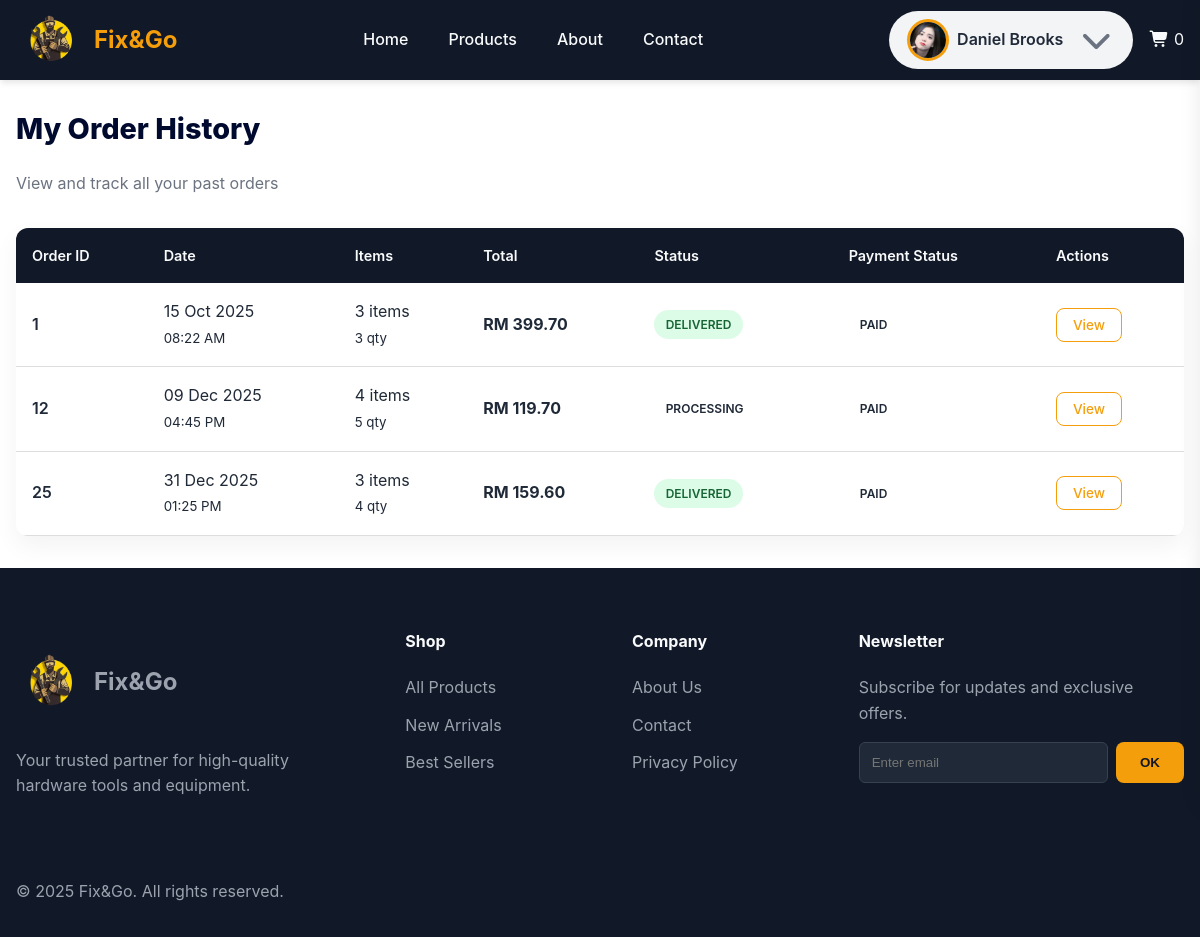
The app's page /pages/order/member-order-history.php (signed in) with its own data.
### tables this page shows
CREATE TABLE `orders` (
  `order_id` int(11) NOT NULL,
  `user_id` varchar(12) NOT NULL,
  `order_at` timestamp NOT NULL DEFAULT current_timestamp(),
  `deliver_at` date DEFAULT NULL,
  `payment_status` enum('Pending','Paid','Failed','Refunded') NOT NULL,
  `status` enum('Pending','Processing','Shipping','Delivered','Cancelled') NOT NULL,
  `total_price` decimal(10,2) NOT NULL,
  `utilize_point` tinyint(1) NOT NULL DEFAULT 0,
  `address_id` int(11) NOT NULL
);

### DAO/order-dao.php (called while the page is built, shortened)
<?php
function getMemberOrderHistory($user_id)
{
    global $_db;
    try {
        $sql = "SELECT
                    o.order_id,
                    DATE_FORMAT(o.order_at, '%d %b %Y') AS order_date,
                    DATE_FORMAT(o.order_at, '%h:%i %p') AS order_time,
                    o.total_price,
                    o.payment_status,
                    o.status,
                    COUNT(DISTINCT oi.product_id) AS total_items,
                    SUM(oi.qty) AS total_quantity
                FROM orders o
                LEFT JOIN orderitem oi ON o.order_id = oi.order_id
                LEFT JOIN payment p ON o.order_id = p.order_id
                LEFT JOIN address a ON o.address_id = a.address_id
                WHERE o.user_id = ?
                GROUP BY o.order_id
                ORDER BY o.order_at ASC";
        $stmt = $_db->prepare($sql);
        $stmt->execute([$user_id]);
        return $stmt->fetchAll(PDO::FETCH_OBJ);
    } catch (PDOException $e) {
        error_log("Get Member Order History Error: " . $e->getMessage());
        return false;
    }
}

### controller/order-controller.php (called while the page is built, shortened)
<?php
require_once  __DIR__ . '/../_base.php';
require __DIR__ . '/../DAO/order-dao.php';
function getOrderHistoryMember($id)
{
    return getMemberOrderHistory($id);
}

### pages/order/member-order-history.php (the view, shortened to what this page needs)
<?php
include  "../../_head.php";
require '../../controller/order-controller.php';
$orders = getOrderHistoryMember("M001");
?>
<link rel="stylesheet" href="../../css/msg.css">
<link rel="stylesheet" href="../../css/member-order-history.css">
<main class="main-container member-orders">
    <div class="page-header">
        <h1 class="page-title">My Order History</h1>
        <p class="page-subtitle">View and track all your past orders</p>
    </div>
    <div class="table-container">
        <table class="orders-table">
            <thead>
                <tr>
                    <th>Order ID</th>
                    <th>Date</th>
                    <th>Items</th>
                    <th>Total</th>
                    <th>Status</th>
                    <th>Payment Status</th>
                    <th>Actions</th>
                </tr>
            </thead>
            <tbody>
                <?php if (!empty($orders) && is_array($orders)): ?>
                    <?php foreach ($orders as $order): ?>
                        <tr class="order-row">
                            <td class="order-id">
                                <?= htmlspecialchars($order->order_id) ?>
                            </td>
                            <td>
                                <?= htmlspecialchars($order->order_date) ?><br>
                                <small><?= htmlspecialchars($order->order_time) ?></small>
                            </td>
                            <td>
                                <?= (int)$order->total_items ?> items<br>
                                <small><?= (int)$order->total_quantity ?> qty</small>
                            </td>
                            <td class="price-total">
                                RM <?= number_format($order->total_price, 2) ?>
                            </td>
                            <td>
                                <span class="status <?= strtolower($order->status) ?>">
                                    <?= htmlspecialchars($order->status) ?>
                                </span>
                            </td>
                            <td>
                                <span class="status <?= strtolower($order->payment_status) ?>">
                                    <?= htmlspecialchars($order->payment_status) ?>
                                </span>
                            </td>
                            <td class="actions">
                                <a href="member-order-detail.php?id=<?= $order->order_id ?>"
                                    class="btn-view">View</a>
                            </td>
                        </tr>
                    <?php endforeach; ?>
                <?php endif; ?>
            </tbody>
        </table>
    </div>
</main>
<?php include '../../_foot.php'; ?>

### css/style.css (style rules this page uses)
:root { --primary-color: #f59e0b; --primary-hover: #d97706; --primary-dark: #000a2e; --bg-dark: #111827; --bg-card: #f3f4f6; --text-light: #f9fafb; --text-color: #1f2937; --text-muted: #6b7280; --border-color: #ddd; --error-color: #e74c3c; --success-color: #2ecc71; --spacing-unit: 1rem; --container-width: 1500px; --header-height: 80px; }
* { box-sizing: border-box; margin: 0; padding: 0; }
body { font-family: "Inter", -apple-system, BlinkMacSystemFont, "Segoe UI", Roboto, Oxygen, Ubuntu, Cantarell, "Open Sans", "Helvetica Neue", sans-serif; line-height: 1.6; color: var(--text-dark); background-color: #ffffff; }
h1, h2, h3, h4 { line-height: 1.2; margin-bottom: 1rem; }
h1 { font-size: 3.5rem; font-weight: 800; }
p { margin-bottom: 1rem; }

### css/member-order-history.css (style rules this page uses)
:root { --primary-color: #f59e0b; --primary-hover: #d97706; --primary-dark: #000a2e; --bg-dark: #111827; --bg-card: #f3f4f6; --text-light: #f9fafb; --text-color: #1f2937; --text-muted: #6b7280; --border-color: #ddd; --error-color: #e74c3c; --success-color: #2ecc71; --spacing-unit: 1rem; --container-width: 1500px; --header-height: 80px; }
.member-orders { max-width: var(--container-width); margin: auto; padding: 2rem 1rem; }
.page-header { margin-bottom: 2rem; }
.page-title { font-size: 2rem; color: var(--primary-dark); }
.page-subtitle { color: var(--text-muted); }
.table-container { background: white; border-radius: 12px; overflow-x: auto; box-shadow: 0 10px 25px rgba(0, 0, 0, 0.05); }
.orders-table { width: 100%; border-collapse: collapse; }
.orders-table thead { background: var(--bg-dark); }
.orders-table th { color: var(--text-light); padding: 1rem; text-align: left; font-weight: 600; font-size: 0.9rem; }
.orders-table td { padding: 1rem; border-bottom: 1px solid var(--border-color); vertical-align: middle; color: var(--text-color); }
.order-id { font-weight: 600; color: var(--primary-dark); }
.price-total { font-weight: 700; color: var(--primary-color); }
.status { display: inline-block; padding: 0.3rem 0.7rem; border-radius: 999px; font-size: 0.75rem; font-weight: 600; text-transform: uppercase; }
.status.delivered { background: #dcfce7; color: #166534; }
.actions { text-align: left; }
.btn-view { padding: 0.45rem 0.9rem; background: var(--primary-color); color: white; border-radius: 8px; font-size: 0.85rem; text-decoration: none; transition: background 0.2s; }
.page-title { font-size: 1.8rem; margin-bottom: 1.5rem; color: var(--primary-dark); }
.order-id { font-weight: 600; }
.btn-view { padding: 0.5rem 1rem; border-radius: 8px; border: none; cursor: pointer; font-weight: 500; }
.btn-view { background: transparent; border: 1px solid var(--primary-color); color: var(--primary-color); }

### records on screen
orders: order_id "1", order_date "15 Oct 2025", order_time "08:22 AM", total_items "3", total_quantity "3", total_price "399.70", status "DELIVERED", payment_status "PAID"
orders: order_id "12", order_date "09 Dec 2025", order_time "04:45 PM", total_items "4", total_quantity "5", total_price "119.70", status "PROCESSING", payment_status "PAID"
orders: order_id "25", order_date "31 Dec 2025", order_time "01:25 PM", total_items "3", total_quantity "4", total_price "159.60", status "DELIVERED", payment_status "PAID"

### other values on screen
temp('USER_NAME') "Daniel Brooks"
